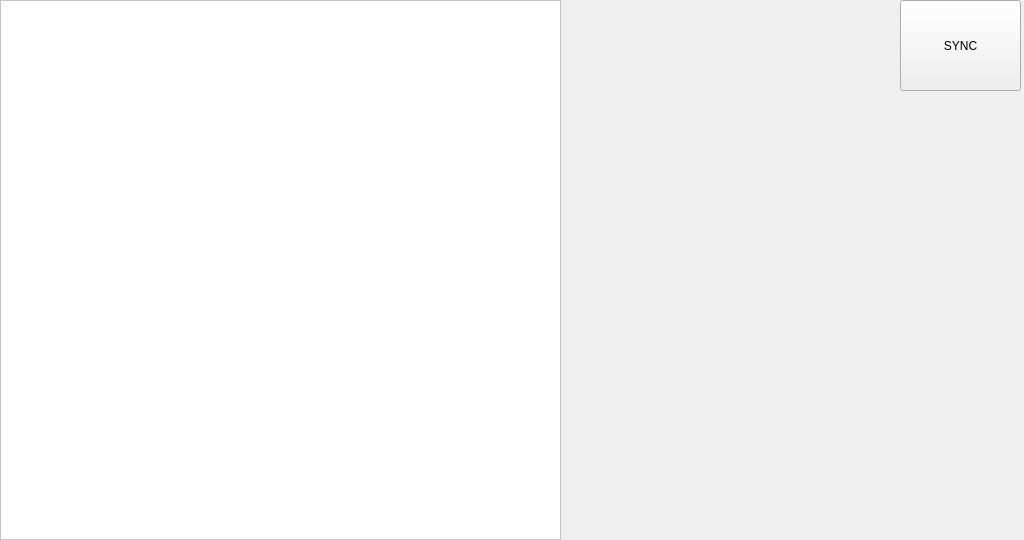
<?xml version="1.0" encoding="UTF-8"?>
<ui version="4.0">
 <class>MessageMenuWidget</class>
 <widget class="QWidget" name="MessageMenuWidget">
  <property name="geometry">
   <rect>
    <x>0</x>
    <y>0</y>
    <width>1024</width>
    <height>540</height>
   </rect>
  </property>
  <property name="windowTitle">
   <string>Dialog</string>
  </property>
  <widget class="QLabel" name="LABEL_LOADING">
   <property name="geometry">
    <rect>
     <x>800</x>
     <y>0</y>
     <width>121</width>
     <height>91</height>
    </rect>
   </property>
   <property name="text">
    <string/>
   </property>
  </widget>
  <widget class="QPushButton" name="BUTTON_SYNC">
   <property name="geometry">
    <rect>
     <x>900</x>
     <y>0</y>
     <width>121</width>
     <height>91</height>
    </rect>
   </property>
   <property name="focusPolicy">
    <enum>Qt::NoFocus</enum>
   </property>
   <property name="text">
    <string>SYNC</string>
   </property>
  </widget>
  <widget class="QPlainTextEdit" name="EDIT_SMS_MESSAGE">
   <property name="enabled">
    <bool>false</bool>
   </property>
   <property name="geometry">
    <rect>
     <x>0</x>
     <y>0</y>
     <width>561</width>
     <height>540</height>
    </rect>
   </property>
   <property name="font">
    <font>
     <pointsize>20</pointsize>
    </font>
   </property>
   <property name="styleSheet">
    <string notr="true">QPlainTextEdit:disabled {
	background: white;
	color: rgb(1,1,1);
}

QScrollBar::vertical {
	width: 40px;
}</string>
   </property>
   <property name="verticalScrollBarPolicy">
    <enum>Qt::ScrollBarAsNeeded</enum>
   </property>
   <property name="readOnly">
    <bool>true</bool>
   </property>
   <property name="plainText">
    <string/>
   </property>
  </widget>
 </widget>
 <resources/>
 <connections/>
</ui>
